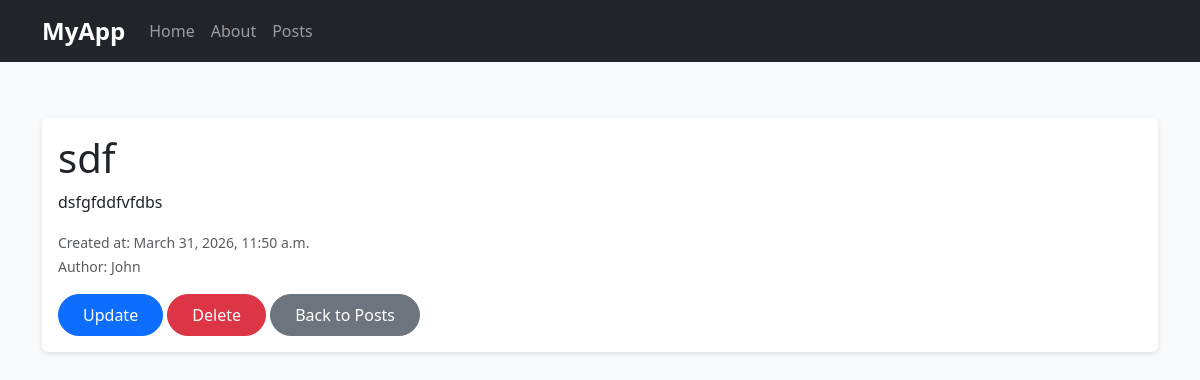
Screenshot of /posts/1 (signed in) with the database file from the repository.
### asdf/models.py (models this page shows)
class Post(models.Model):
    title = models.CharField(max_length=50)
    body = models.TextField()
    created_at = models.DateTimeField(auto_now_add=True)
    author = models.ForeignKey(User, on_delete=models.CASCADE)
    image = models.ImageField(upload_to="posts/", blank=True, null=True)

### asdf/views.py (the view)
# urls.py: path("posts/<int:id>", views.post_details, name="post_details"),
@login_required
def post_details(request, id):
    post = get_object_or_404(Post, id=id)
    return render(request, "asdf/post_details.html", {"post": post})

### asdf/templates/asdf/post_details.html (shortened to what this page needs)
{% extends 'asdf/base.html' %}
{% block content %}
<div class="container mt-4">
    <div class="card">
        <div class="card-body">
            <h1 class="card-title">{{ post.title }}</h1>
            <p class="card-text">{{ post.body }}</p>
            <p class="card-text">
                <small class="text-muted">Created at: {{ post.created_at }}</small><br>
                <small class="text-muted">Author: {{ post.author }}</small>
            </p>
            <a href="{% url 'update_post' post.id %}" class="btn btn-primary">Update</a>
            <a href="{% url 'delete_post' post.id %}" class="btn btn-danger">Delete</a>
            <a href="{% url 'posts' %}" class="btn btn-secondary">Back to Posts</a>
        </div>
    </div>
</div>
{% endblock %}

### asdf/static/asdf/style.css (style rules this page uses)
body { background-color: #f8f9fa; font-family: 'Segoe UI', Tahoma, Geneva, Verdana, sans-serif; }
.card { transition: transform 0.2s ease, box-shadow 0.2s ease; border: none; box-shadow: 0 2px 5px rgba(0,0,0,0.1); }
.btn { border-radius: 30px; padding: 0.5rem 1.5rem; }

### rows the page displays
Post: title "sdf", body "dsfgfddfvfdbs", created_at "March 31, 2026, 11:50 a.m.", author "John"
